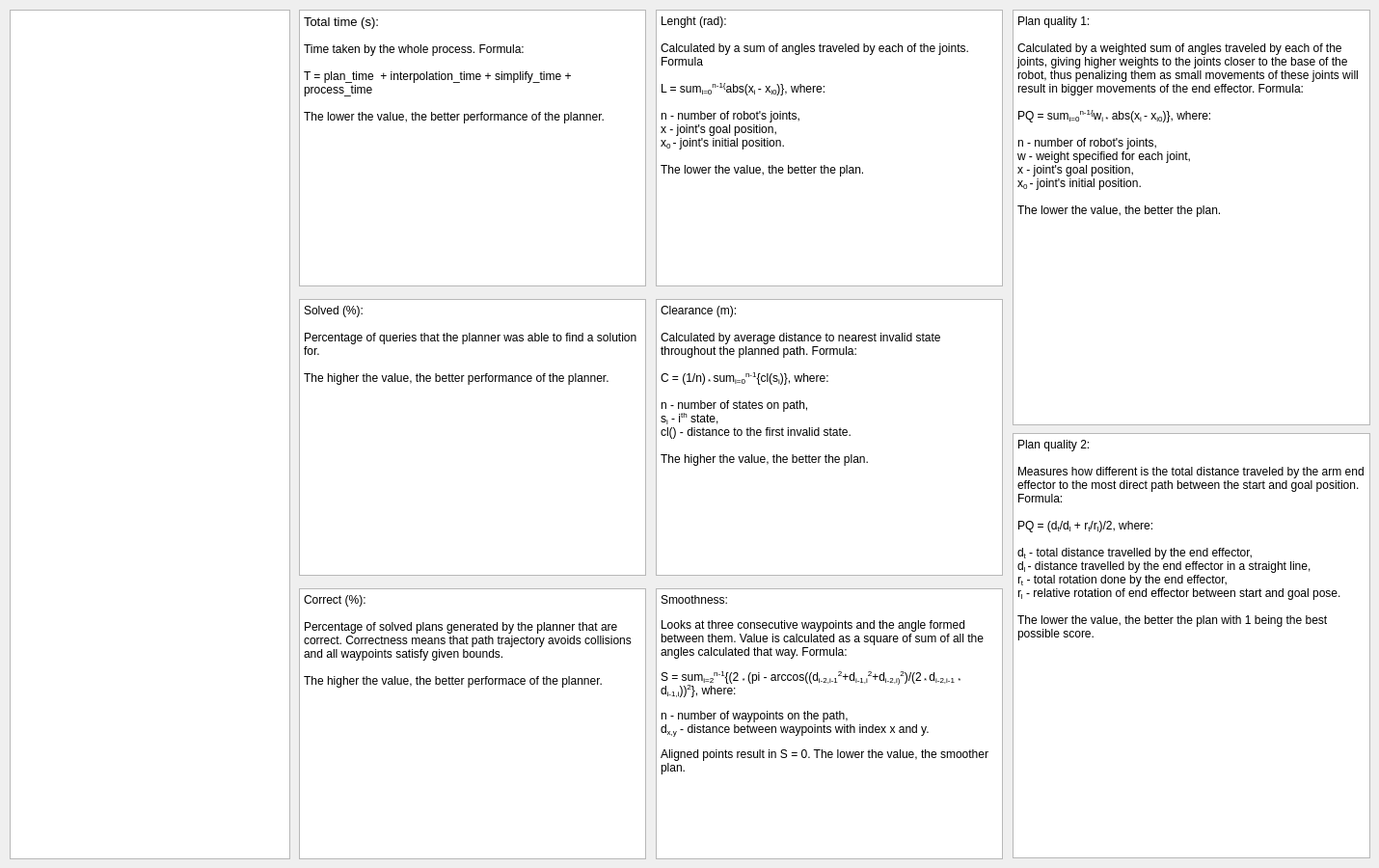
     <widget class="QWidget" name="tab_12">
      <attribute name="title">
       <string>Experiments info</string>
      </attribute>
      <widget class="QTextBrowser" name="experiments_info">
       <property name="geometry">
        <rect>
         <x>10</x>
         <y>10</y>
         <width>291</width>
         <height>881</height>
        </rect>
       </property>
      </widget>
      <widget class="QTextBrowser" name="textBrowser_9">
       <property name="geometry">
        <rect>
         <x>310</x>
         <y>10</y>
         <width>360</width>
         <height>287</height>
        </rect>
       </property>
       <property name="html">
        <string>&lt;!DOCTYPE HTML PUBLIC &quot;-//W3C//DTD HTML 4.0//EN&quot; &quot;http://www.w3.org/TR/REC-html40/strict.dtd&quot;&gt;
&lt;html&gt;&lt;head&gt;&lt;meta name=&quot;qrichtext&quot; content=&quot;1&quot; /&gt;&lt;style type=&quot;text/css&quot;&gt;
p, li { white-space: pre-wrap; }
&lt;/style&gt;&lt;/head&gt;&lt;body style=&quot; font-family:'Sans Serif'; font-size:9pt; font-weight:400; font-style:normal;&quot;&gt;
&lt;p style=&quot; margin-top:0px; margin-bottom:0px; margin-left:0px; margin-right:0px; -qt-block-indent:0; text-indent:0px;&quot;&gt;&lt;span style=&quot; font-size:10pt;&quot;&gt;Total time (s):&lt;/span&gt;&lt;/p&gt;
&lt;p style=&quot;-qt-paragraph-type:empty; margin-top:0px; margin-bottom:0px; margin-left:0px; margin-right:0px; -qt-block-indent:0; text-indent:0px;&quot;&gt;&lt;br /&gt;&lt;/p&gt;
&lt;p style=&quot; margin-top:0px; margin-bottom:0px; margin-left:0px; margin-right:0px; -qt-block-indent:0; text-indent:0px;&quot;&gt;Time taken by the whole process. Formula:&lt;/p&gt;
&lt;p style=&quot;-qt-paragraph-type:empty; margin-top:0px; margin-bottom:0px; margin-left:0px; margin-right:0px; -qt-block-indent:0; text-indent:0px;&quot;&gt;&lt;br /&gt;&lt;/p&gt;
&lt;p style=&quot; margin-top:0px; margin-bottom:0px; margin-left:0px; margin-right:0px; -qt-block-indent:0; text-indent:0px;&quot;&gt;T = plan_time  + interpolation_time + simplify_time + process_time&lt;/p&gt;
&lt;p style=&quot;-qt-paragraph-type:empty; margin-top:0px; margin-bottom:0px; margin-left:0px; margin-right:0px; -qt-block-indent:0; text-indent:0px;&quot;&gt;&lt;br /&gt;&lt;/p&gt;
&lt;p style=&quot; margin-top:0px; margin-bottom:0px; margin-left:0px; margin-right:0px; -qt-block-indent:0; text-indent:0px;&quot;&gt;The lower the value, the better performance of the planner.&lt;/p&gt;&lt;/body&gt;&lt;/html&gt;</string>
       </property>
      </widget>
      <widget class="QTextBrowser" name="textBrowser_10">
       <property name="geometry">
        <rect>
         <x>680</x>
         <y>310</y>
         <width>360</width>
         <height>287</height>
        </rect>
       </property>
       <property name="html">
        <string>&lt;!DOCTYPE HTML PUBLIC &quot;-//W3C//DTD HTML 4.0//EN&quot; &quot;http://www.w3.org/TR/REC-html40/strict.dtd&quot;&gt;
&lt;html&gt;&lt;head&gt;&lt;meta name=&quot;qrichtext&quot; content=&quot;1&quot; /&gt;&lt;style type=&quot;text/css&quot;&gt;
p, li { white-space: pre-wrap; }
&lt;/style&gt;&lt;/head&gt;&lt;body style=&quot; font-family:'Sans Serif'; font-size:9pt; font-weight:400; font-style:normal;&quot;&gt;
&lt;p style=&quot; margin-top:0px; margin-bottom:0px; margin-left:0px; margin-right:0px; -qt-block-indent:0; text-indent:0px;&quot;&gt;Clearance (m):&lt;/p&gt;
&lt;p style=&quot;-qt-paragraph-type:empty; margin-top:0px; margin-bottom:0px; margin-left:0px; margin-right:0px; -qt-block-indent:0; text-indent:0px;&quot;&gt;&lt;br /&gt;&lt;/p&gt;
&lt;p style=&quot; margin-top:0px; margin-bottom:0px; margin-left:0px; margin-right:0px; -qt-block-indent:0; text-indent:0px;&quot;&gt;Calculated by average distance to nearest invalid state throughout the planned path. Formula:&lt;/p&gt;
&lt;p style=&quot;-qt-paragraph-type:empty; margin-top:0px; margin-bottom:0px; margin-left:0px; margin-right:0px; -qt-block-indent:0; text-indent:0px;&quot;&gt;&lt;br /&gt;&lt;/p&gt;
&lt;p style=&quot; margin-top:0px; margin-bottom:0px; margin-left:0px; margin-right:0px; -qt-block-indent:0; text-indent:0px;&quot;&gt;C = (1/n)&lt;span style=&quot; vertical-align:sub;&quot;&gt; * &lt;/span&gt;sum&lt;span style=&quot; vertical-align:sub;&quot;&gt;i=0&lt;/span&gt;&lt;span style=&quot; vertical-align:super;&quot;&gt;n-1&lt;/span&gt;{cl(s&lt;span style=&quot; vertical-align:sub;&quot;&gt;i&lt;/span&gt;)}, where:&lt;/p&gt;
&lt;p style=&quot;-qt-paragraph-type:empty; margin-top:0px; margin-bottom:0px; margin-left:0px; margin-right:0px; -qt-block-indent:0; text-indent:0px;&quot;&gt;&lt;br /&gt;&lt;/p&gt;
&lt;p style=&quot; margin-top:0px; margin-bottom:0px; margin-left:0px; margin-right:0px; -qt-block-indent:0; text-indent:0px;&quot;&gt;n - number of states on path,&lt;/p&gt;
&lt;p style=&quot; margin-top:0px; margin-bottom:0px; margin-left:0px; margin-right:0px; -qt-block-indent:0; text-indent:0px;&quot;&gt;s&lt;span style=&quot; vertical-align:sub;&quot;&gt;i&lt;/span&gt; - i&lt;span style=&quot; vertical-align:super;&quot;&gt;th&lt;/span&gt; state,&lt;/p&gt;
&lt;p style=&quot; margin-top:0px; margin-bottom:0px; margin-left:0px; margin-right:0px; -qt-block-indent:0; text-indent:0px;&quot;&gt;cl() - distance to the first invalid state.&lt;/p&gt;
&lt;p style=&quot;-qt-paragraph-type:empty; margin-top:0px; margin-bottom:0px; margin-left:0px; margin-right:0px; -qt-block-indent:0; text-indent:0px;&quot;&gt;&lt;br /&gt;&lt;/p&gt;
&lt;p style=&quot; margin-top:0px; margin-bottom:0px; margin-left:0px; margin-right:0px; -qt-block-indent:0; text-indent:0px;&quot;&gt;The higher the value, the better the plan.&lt;/p&gt;&lt;/body&gt;&lt;/html&gt;</string>
       </property>
      </widget>
      <widget class="QTextBrowser" name="textBrowser_11">
       <property name="geometry">
        <rect>
         <x>310</x>
         <y>610</y>
         <width>360</width>
         <height>281</height>
        </rect>
       </property>
       <property name="html">
        <string>&lt;!DOCTYPE HTML PUBLIC &quot;-//W3C//DTD HTML 4.0//EN&quot; &quot;http://www.w3.org/TR/REC-html40/strict.dtd&quot;&gt;
&lt;html&gt;&lt;head&gt;&lt;meta name=&quot;qrichtext&quot; content=&quot;1&quot; /&gt;&lt;style type=&quot;text/css&quot;&gt;
p, li { white-space: pre-wrap; }
&lt;/style&gt;&lt;/head&gt;&lt;body style=&quot; font-family:'Sans Serif'; font-size:9pt; font-weight:400; font-style:normal;&quot;&gt;
&lt;p style=&quot; margin-top:0px; margin-bottom:0px; margin-left:0px; margin-right:0px; -qt-block-indent:0; text-indent:0px;&quot;&gt;Correct (%):&lt;/p&gt;
&lt;p style=&quot;-qt-paragraph-type:empty; margin-top:0px; margin-bottom:0px; margin-left:0px; margin-right:0px; -qt-block-indent:0; text-indent:0px;&quot;&gt;&lt;br /&gt;&lt;/p&gt;
&lt;p style=&quot; margin-top:0px; margin-bottom:0px; margin-left:0px; margin-right:0px; -qt-block-indent:0; text-indent:0px;&quot;&gt;Percentage of solved plans generated by the planner that are correct. Correctness means that path trajectory avoids collisions and all waypoints satisfy given bounds.&lt;/p&gt;
&lt;p style=&quot;-qt-paragraph-type:empty; margin-top:0px; margin-bottom:0px; margin-left:0px; margin-right:0px; -qt-block-indent:0; text-indent:0px;&quot;&gt;&lt;br /&gt;&lt;/p&gt;
&lt;p style=&quot; margin-top:0px; margin-bottom:0px; margin-left:0px; margin-right:0px; -qt-block-indent:0; text-indent:0px;&quot;&gt;The higher the value, the better performace of the planner.&lt;/p&gt;&lt;/body&gt;&lt;/html&gt;</string>
       </property>
      </widget>
      <widget class="QTextBrowser" name="textBrowser_12">
       <property name="geometry">
        <rect>
         <x>680</x>
         <y>610</y>
         <width>360</width>
         <height>281</height>
        </rect>
       </property>
       <property name="html">
        <string>&lt;!DOCTYPE HTML PUBLIC &quot;-//W3C//DTD HTML 4.0//EN&quot; &quot;http://www.w3.org/TR/REC-html40/strict.dtd&quot;&gt;
&lt;html&gt;&lt;head&gt;&lt;meta name=&quot;qrichtext&quot; content=&quot;1&quot; /&gt;&lt;style type=&quot;text/css&quot;&gt;
p, li { white-space: pre-wrap; }
&lt;/style&gt;&lt;/head&gt;&lt;body style=&quot; font-family:'Sans Serif'; font-size:9pt; font-weight:400; font-style:normal;&quot;&gt;
&lt;p style=&quot; margin-top:12px; margin-bottom:12px; margin-left:0px; margin-right:0px; -qt-block-indent:0; text-indent:0px;&quot;&gt;Smoothness:&lt;/p&gt;
&lt;p style=&quot; margin-top:12px; margin-bottom:12px; margin-left:0px; margin-right:0px; -qt-block-indent:0; text-indent:0px;&quot;&gt;Looks at three consecutive waypoints and the angle formed between them. Value is calculated as a square of sum of all the angles calculated that way. Formula:&lt;/p&gt;
&lt;p style=&quot; margin-top:12px; margin-bottom:12px; margin-left:0px; margin-right:0px; -qt-block-indent:0; text-indent:0px;&quot;&gt;S = sum&lt;span style=&quot; vertical-align:sub;&quot;&gt;i=2&lt;/span&gt;&lt;span style=&quot; vertical-align:super;&quot;&gt;n-1&lt;/span&gt;{(2 &lt;span style=&quot; vertical-align:sub;&quot;&gt;* &lt;/span&gt;(pi - arccos((d&lt;span style=&quot; vertical-align:sub;&quot;&gt;i-2,i-1&lt;/span&gt;&lt;span style=&quot; vertical-align:super;&quot;&gt;2&lt;/span&gt;+d&lt;span style=&quot; vertical-align:sub;&quot;&gt;i-1,i&lt;/span&gt;&lt;span style=&quot; vertical-align:super;&quot;&gt;2&lt;/span&gt;+d&lt;span style=&quot; vertical-align:sub;&quot;&gt;i-2,i)&lt;/span&gt;&lt;span style=&quot; vertical-align:super;&quot;&gt;2&lt;/span&gt;)/(2&lt;span style=&quot; vertical-align:sub;&quot;&gt; * &lt;/span&gt;d&lt;span style=&quot; vertical-align:sub;&quot;&gt;i-2,i-1&lt;/span&gt; &lt;span style=&quot; vertical-align:sub;&quot;&gt;* &lt;/span&gt;d&lt;span style=&quot; vertical-align:sub;&quot;&gt;i-1,i&lt;/span&gt;))&lt;span style=&quot; vertical-align:super;&quot;&gt;2&lt;/span&gt;}, where:&lt;/p&gt;
&lt;p style=&quot; margin-top:0px; margin-bottom:0px; margin-left:0px; margin-right:0px; -qt-block-indent:0; text-indent:0px;&quot;&gt;n - number of waypoints on the path,&lt;br /&gt;d&lt;span style=&quot; vertical-align:sub;&quot;&gt;x,y&lt;/span&gt; - distance between waypoints with index x and y.&lt;/p&gt;
&lt;p style=&quot; margin-top:12px; margin-bottom:12px; margin-left:0px; margin-right:0px; -qt-block-indent:0; text-indent:0px;&quot;&gt;Aligned points result in S = 0. The lower the value, the smoother plan. &lt;/p&gt;&lt;/body&gt;&lt;/html&gt;</string>
       </property>
      </widget>
      <widget class="QTextBrowser" name="textBrowser_13">
       <property name="geometry">
        <rect>
         <x>310</x>
         <y>310</y>
         <width>360</width>
         <height>287</height>
        </rect>
       </property>
       <property name="html">
        <string>&lt;!DOCTYPE HTML PUBLIC &quot;-//W3C//DTD HTML 4.0//EN&quot; &quot;http://www.w3.org/TR/REC-html40/strict.dtd&quot;&gt;
&lt;html&gt;&lt;head&gt;&lt;meta name=&quot;qrichtext&quot; content=&quot;1&quot; /&gt;&lt;style type=&quot;text/css&quot;&gt;
p, li { white-space: pre-wrap; }
&lt;/style&gt;&lt;/head&gt;&lt;body style=&quot; font-family:'Sans Serif'; font-size:9pt; font-weight:400; font-style:normal;&quot;&gt;
&lt;p style=&quot; margin-top:0px; margin-bottom:0px; margin-left:0px; margin-right:0px; -qt-block-indent:0; text-indent:0px;&quot;&gt;Solved (%):&lt;/p&gt;
&lt;p style=&quot;-qt-paragraph-type:empty; margin-top:0px; margin-bottom:0px; margin-left:0px; margin-right:0px; -qt-block-indent:0; text-indent:0px;&quot;&gt;&lt;br /&gt;&lt;/p&gt;
&lt;p style=&quot; margin-top:0px; margin-bottom:0px; margin-left:0px; margin-right:0px; -qt-block-indent:0; text-indent:0px;&quot;&gt;Percentage of queries that the planner was able to find a solution for.&lt;/p&gt;
&lt;p style=&quot;-qt-paragraph-type:empty; margin-top:0px; margin-bottom:0px; margin-left:0px; margin-right:0px; -qt-block-indent:0; text-indent:0px;&quot;&gt;&lt;br /&gt;&lt;/p&gt;
&lt;p style=&quot; margin-top:0px; margin-bottom:0px; margin-left:0px; margin-right:0px; -qt-block-indent:0; text-indent:0px;&quot;&gt;The higher the value, the better performance of the planner.&lt;/p&gt;&lt;/body&gt;&lt;/html&gt;</string>
       </property>
      </widget>
      <widget class="QTextBrowser" name="textBrowser_14">
       <property name="geometry">
        <rect>
         <x>680</x>
         <y>10</y>
         <width>360</width>
         <height>287</height>
        </rect>
       </property>
       <property name="html">
        <string>&lt;!DOCTYPE HTML PUBLIC &quot;-//W3C//DTD HTML 4.0//EN&quot; &quot;http://www.w3.org/TR/REC-html40/strict.dtd&quot;&gt;
&lt;html&gt;&lt;head&gt;&lt;meta name=&quot;qrichtext&quot; content=&quot;1&quot; /&gt;&lt;style type=&quot;text/css&quot;&gt;
p, li { white-space: pre-wrap; }
&lt;/style&gt;&lt;/head&gt;&lt;body style=&quot; font-family:'Sans Serif'; font-size:9pt; font-weight:400; font-style:normal;&quot;&gt;
&lt;p style=&quot; margin-top:0px; margin-bottom:0px; margin-left:0px; margin-right:0px; -qt-block-indent:0; text-indent:0px;&quot;&gt;Lenght (rad):&lt;/p&gt;
&lt;p style=&quot;-qt-paragraph-type:empty; margin-top:0px; margin-bottom:0px; margin-left:0px; margin-right:0px; -qt-block-indent:0; text-indent:0px;&quot;&gt;&lt;br /&gt;&lt;/p&gt;
&lt;p style=&quot; margin-top:0px; margin-bottom:0px; margin-left:0px; margin-right:0px; -qt-block-indent:0; text-indent:0px;&quot;&gt;Calculated by a sum of angles traveled by each of the joints. Formula&lt;/p&gt;
&lt;p style=&quot;-qt-paragraph-type:empty; margin-top:0px; margin-bottom:0px; margin-left:0px; margin-right:0px; -qt-block-indent:0; text-indent:0px;&quot;&gt;&lt;br /&gt;&lt;/p&gt;
&lt;p style=&quot; margin-top:0px; margin-bottom:0px; margin-left:0px; margin-right:0px; -qt-block-indent:0; text-indent:0px;&quot;&gt;L = sum&lt;span style=&quot; vertical-align:sub;&quot;&gt;i=0&lt;/span&gt;&lt;span style=&quot; vertical-align:super;&quot;&gt;n-1{&lt;/span&gt;abs(x&lt;span style=&quot; vertical-align:sub;&quot;&gt;i &lt;/span&gt;- x&lt;span style=&quot; vertical-align:sub;&quot;&gt;i0&lt;/span&gt;)}, where:&lt;/p&gt;
&lt;p style=&quot;-qt-paragraph-type:empty; margin-top:0px; margin-bottom:0px; margin-left:0px; margin-right:0px; -qt-block-indent:0; text-indent:0px;&quot;&gt;&lt;br /&gt;&lt;/p&gt;
&lt;p style=&quot; margin-top:0px; margin-bottom:0px; margin-left:0px; margin-right:0px; -qt-block-indent:0; text-indent:0px;&quot;&gt;n - number of robot's joints,&lt;/p&gt;
&lt;p style=&quot; margin-top:0px; margin-bottom:0px; margin-left:0px; margin-right:0px; -qt-block-indent:0; text-indent:0px;&quot;&gt;x - joint's goal position,&lt;/p&gt;
&lt;p style=&quot; margin-top:0px; margin-bottom:0px; margin-left:0px; margin-right:0px; -qt-block-indent:0; text-indent:0px;&quot;&gt;x&lt;span style=&quot; vertical-align:sub;&quot;&gt;0 &lt;/span&gt;- joint's initial position.&lt;/p&gt;
&lt;p style=&quot;-qt-paragraph-type:empty; margin-top:0px; margin-bottom:0px; margin-left:0px; margin-right:0px; -qt-block-indent:0; text-indent:0px;&quot;&gt;&lt;br /&gt;&lt;/p&gt;
&lt;p style=&quot; margin-top:0px; margin-bottom:0px; margin-left:0px; margin-right:0px; -qt-block-indent:0; text-indent:0px;&quot;&gt;The lower the value, the better the plan.&lt;/p&gt;&lt;/body&gt;&lt;/html&gt;</string>
       </property>
      </widget>
      <widget class="QTextBrowser" name="textBrowser_15">
       <property name="geometry">
        <rect>
         <x>1050</x>
         <y>10</y>
         <width>371</width>
         <height>431</height>
        </rect>
       </property>
       <property name="html">
        <string>&lt;!DOCTYPE HTML PUBLIC &quot;-//W3C//DTD HTML 4.0//EN&quot; &quot;http://www.w3.org/TR/REC-html40/strict.dtd&quot;&gt;
&lt;html&gt;&lt;head&gt;&lt;meta name=&quot;qrichtext&quot; content=&quot;1&quot; /&gt;&lt;style type=&quot;text/css&quot;&gt;
p, li { white-space: pre-wrap; }
&lt;/style&gt;&lt;/head&gt;&lt;body style=&quot; font-family:'Sans Serif'; font-size:9pt; font-weight:400; font-style:normal;&quot;&gt;
&lt;p style=&quot; margin-top:0px; margin-bottom:0px; margin-left:0px; margin-right:0px; -qt-block-indent:0; text-indent:0px;&quot;&gt;Plan quality 1:&lt;/p&gt;
&lt;p style=&quot;-qt-paragraph-type:empty; margin-top:0px; margin-bottom:0px; margin-left:0px; margin-right:0px; -qt-block-indent:0; text-indent:0px;&quot;&gt;&lt;br /&gt;&lt;/p&gt;
&lt;p style=&quot; margin-top:0px; margin-bottom:0px; margin-left:0px; margin-right:0px; -qt-block-indent:0; text-indent:0px;&quot;&gt;Calculated by a weighted sum of angles traveled by each of the joints, giving higher weights to the joints closer to the base of the robot, thus penalizing them as small movements of these joints will result in bigger movements of the end effector. Formula:&lt;/p&gt;
&lt;p style=&quot;-qt-paragraph-type:empty; margin-top:0px; margin-bottom:0px; margin-left:0px; margin-right:0px; -qt-block-indent:0; text-indent:0px;&quot;&gt;&lt;br /&gt;&lt;/p&gt;
&lt;p style=&quot; margin-top:0px; margin-bottom:0px; margin-left:0px; margin-right:0px; -qt-block-indent:0; text-indent:0px;&quot;&gt;PQ = sum&lt;span style=&quot; vertical-align:sub;&quot;&gt;i=0&lt;/span&gt;&lt;span style=&quot; vertical-align:super;&quot;&gt;n-1{&lt;/span&gt;w&lt;span style=&quot; vertical-align:sub;&quot;&gt;i *&lt;/span&gt; abs(x&lt;span style=&quot; vertical-align:sub;&quot;&gt;i &lt;/span&gt;- x&lt;span style=&quot; vertical-align:sub;&quot;&gt;i0&lt;/span&gt;)}, where:&lt;/p&gt;
&lt;p style=&quot;-qt-paragraph-type:empty; margin-top:0px; margin-bottom:0px; margin-left:0px; margin-right:0px; -qt-block-indent:0; text-indent:0px;&quot;&gt;&lt;br /&gt;&lt;/p&gt;
&lt;p style=&quot; margin-top:0px; margin-bottom:0px; margin-left:0px; margin-right:0px; -qt-block-indent:0; text-indent:0px;&quot;&gt;n - number of robot's joints,&lt;/p&gt;
&lt;p style=&quot; margin-top:0px; margin-bottom:0px; margin-left:0px; margin-right:0px; -qt-block-indent:0; text-indent:0px;&quot;&gt;w - weight specified for each joint,&lt;/p&gt;
&lt;p style=&quot; margin-top:0px; margin-bottom:0px; margin-left:0px; margin-right:0px; -qt-block-indent:0; text-indent:0px;&quot;&gt;x - joint's goal position,&lt;/p&gt;
&lt;p style=&quot; margin-top:0px; margin-bottom:0px; margin-left:0px; margin-right:0px; -qt-block-indent:0; text-indent:0px;&quot;&gt;x&lt;span style=&quot; vertical-align:sub;&quot;&gt;0 &lt;/span&gt;- joint's initial position.&lt;/p&gt;
&lt;p style=&quot;-qt-paragraph-type:empty; margin-top:0px; margin-bottom:0px; margin-left:0px; margin-right:0px; -qt-block-indent:0; text-indent:0px;&quot;&gt;&lt;br /&gt;&lt;/p&gt;
&lt;p style=&quot; margin-top:0px; margin-bottom:0px; margin-left:0px; margin-right:0px; -qt-block-indent:0; text-indent:0px;&quot;&gt;The lower the value, the better the plan.&lt;/p&gt;&lt;/body&gt;&lt;/html&gt;</string>
       </property>
      </widget>
      <widget class="QTextBrowser" name="textBrowser_16">
       <property name="geometry">
        <rect>
         <x>1050</x>
         <y>449</y>
         <width>371</width>
         <height>441</height>
        </rect>
       </property>
       <property name="html">
        <string>&lt;!DOCTYPE HTML PUBLIC &quot;-//W3C//DTD HTML 4.0//EN&quot; &quot;http://www.w3.org/TR/REC-html40/strict.dtd&quot;&gt;
&lt;html&gt;&lt;head&gt;&lt;meta name=&quot;qrichtext&quot; content=&quot;1&quot; /&gt;&lt;style type=&quot;text/css&quot;&gt;
p, li { white-space: pre-wrap; }
&lt;/style&gt;&lt;/head&gt;&lt;body style=&quot; font-family:'Sans Serif'; font-size:9pt; font-weight:400; font-style:normal;&quot;&gt;
&lt;p style=&quot; margin-top:0px; margin-bottom:0px; margin-left:0px; margin-right:0px; -qt-block-indent:0; text-indent:0px;&quot;&gt;Plan quality 2:&lt;/p&gt;
&lt;p style=&quot;-qt-paragraph-type:empty; margin-top:0px; margin-bottom:0px; margin-left:0px; margin-right:0px; -qt-block-indent:0; text-indent:0px;&quot;&gt;&lt;br /&gt;&lt;/p&gt;
&lt;p style=&quot; margin-top:0px; margin-bottom:0px; margin-left:0px; margin-right:0px; -qt-block-indent:0; text-indent:0px;&quot;&gt;Measures how different is the total distance traveled by the arm end effector to the most direct path between the start and goal position. Formula:&lt;/p&gt;
&lt;p style=&quot;-qt-paragraph-type:empty; margin-top:0px; margin-bottom:0px; margin-left:0px; margin-right:0px; -qt-block-indent:0; text-indent:0px;&quot;&gt;&lt;br /&gt;&lt;/p&gt;
&lt;p style=&quot; margin-top:0px; margin-bottom:0px; margin-left:0px; margin-right:0px; -qt-block-indent:0; text-indent:0px;&quot;&gt;PQ = (d&lt;span style=&quot; vertical-align:sub;&quot;&gt;t&lt;/span&gt;/d&lt;span style=&quot; vertical-align:sub;&quot;&gt;l&lt;/span&gt; + r&lt;span style=&quot; vertical-align:sub;&quot;&gt;t&lt;/span&gt;/r&lt;span style=&quot; vertical-align:sub;&quot;&gt;l&lt;/span&gt;)/2, where:&lt;/p&gt;
&lt;p style=&quot;-qt-paragraph-type:empty; margin-top:0px; margin-bottom:0px; margin-left:0px; margin-right:0px; -qt-block-indent:0; text-indent:0px;&quot;&gt;&lt;br /&gt;&lt;/p&gt;
&lt;p style=&quot; margin-top:0px; margin-bottom:0px; margin-left:0px; margin-right:0px; -qt-block-indent:0; text-indent:0px;&quot;&gt;d&lt;span style=&quot; vertical-align:sub;&quot;&gt;t&lt;/span&gt; - total distance travelled by the end effector,&lt;/p&gt;
&lt;p style=&quot; margin-top:0px; margin-bottom:0px; margin-left:0px; margin-right:0px; -qt-block-indent:0; text-indent:0px;&quot;&gt;d&lt;span style=&quot; vertical-align:sub;&quot;&gt;l &lt;/span&gt;- distance travelled by the end effector in a straight line,&lt;/p&gt;
&lt;p style=&quot; margin-top:0px; margin-bottom:0px; margin-left:0px; margin-right:0px; -qt-block-indent:0; text-indent:0px;&quot;&gt;r&lt;span style=&quot; vertical-align:sub;&quot;&gt;t&lt;/span&gt; - total rotation done by the end effector,&lt;/p&gt;
&lt;p style=&quot; margin-top:0px; margin-bottom:0px; margin-left:0px; margin-right:0px; -qt-block-indent:0; text-indent:0px;&quot;&gt;r&lt;span style=&quot; vertical-align:sub;&quot;&gt;l&lt;/span&gt; - relative rotation of end effector between start and goal pose.&lt;/p&gt;
&lt;p style=&quot;-qt-paragraph-type:empty; margin-top:0px; margin-bottom:0px; margin-left:0px; margin-right:0px; -qt-block-indent:0; text-indent:0px;&quot;&gt;&lt;br /&gt;&lt;/p&gt;
&lt;p style=&quot; margin-top:0px; margin-bottom:0px; margin-left:0px; margin-right:0px; -qt-block-indent:0; text-indent:0px;&quot;&gt;The lower the value, the better the plan with 1 being the best possible score.&lt;/p&gt;&lt;/body&gt;&lt;/html&gt;</string>
       </property>
      </widget>
     </widget>
